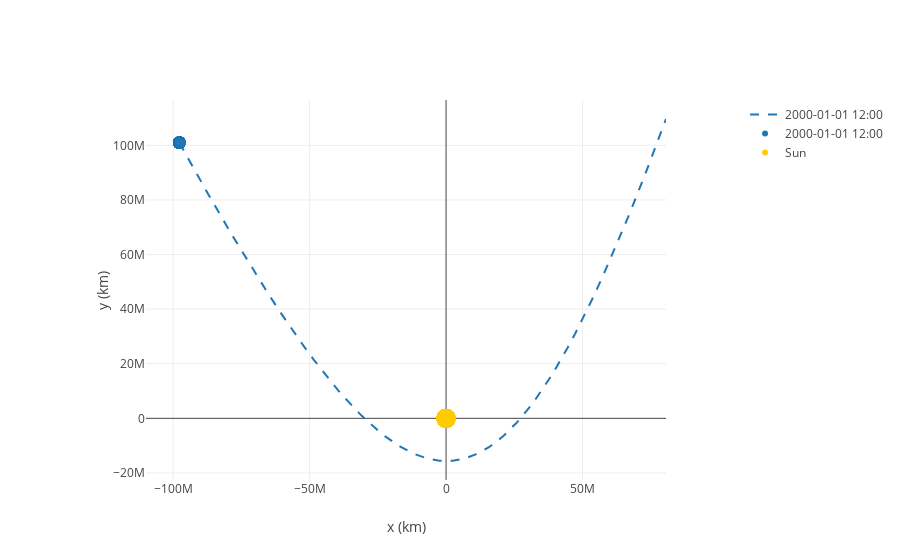

This figure's notebook cell:
### Code cell
a_2D = OrbitPlotter2D()
a_2D.plot(hyper)
a_2D.show()
